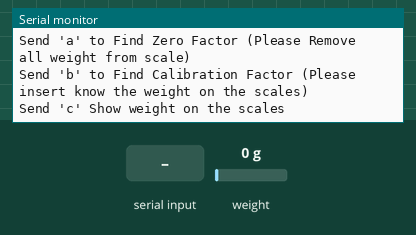
This sketch was run on a simulated Arduino Uno, built with avr-gcc and run on an emulated ATmega328P. Parts: the last lines printed to the serial monitor. Inputs (shaded band) come from the test bench; at power-on: weight on the scale 0 g.

Above: at 1.2 s.
1.3 s: "a" received over Serial
At 2.5 s:
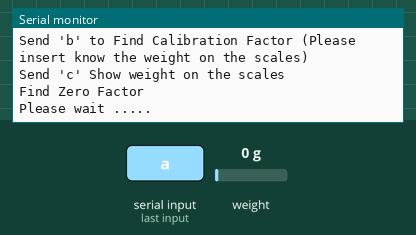
2.8 s: "b" received over Serial
At 4.41 s:
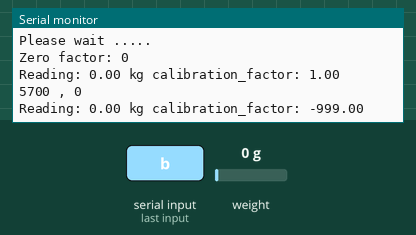
5.8 s: weight on the scale set to 100 g
At 6.03 s:
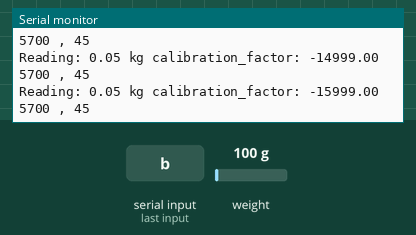
7.3 s: weight on the scale set to 2500 g
At 11.22 s:
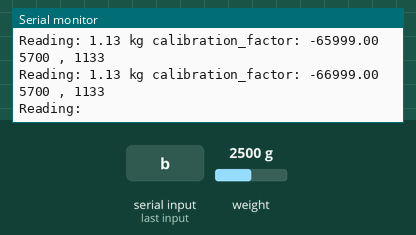
Timing chart, 0 to 11.3 s (numbered marks = the images above; inputs shaded):
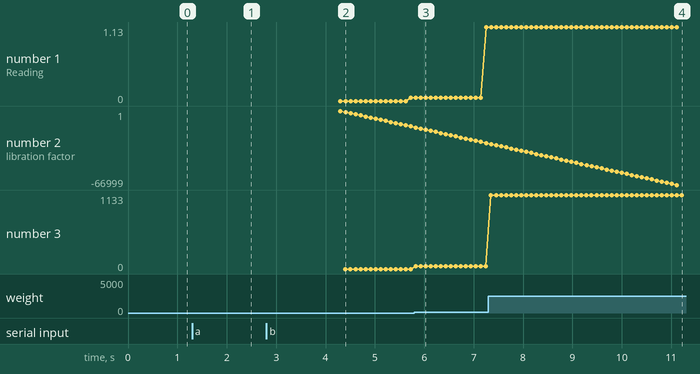

Measured:
- after the input at 1.3 s, the serial monitor: prints a new line at once (image 1)
- after the input at 2.8 s, the serial monitor: prints a new line after 1.5 s (image 2)
- after the input at 5.8 s, the serial monitor: prints a new line at once (image 3)
- after the input at 7.3 s, the serial monitor: prints a new line after 0.05 s (image 4)
- plotted number 1: 0.05 → 1.13 after the input at 5.8 s
- plotted number 2: -13999 → -28999 after the input at 5.8 s
- plotted number 3: 0 → 45 after the input at 5.8 s, 45 → 1133 after the input at 7.3 s

The sketch:

Arduino_Auto_Cal.ino
```cpp
#include "HX711.h"
#include <Wire.h>

#define DOUT  A3
#define CLK   A2

#define DEC_POINT  2
#define STABLE  1

float offset=0;
float calibration_factor = 1;
float real_weight = 5.700;//kg

HX711 scale;

unsigned char state=0;
long  FindZeroFactor();
float get_units_kg();
void  ReadWeight();
void  FindCalibrationFactor();

void setup()
{
  scale.begin(DOUT, CLK);
  Serial.begin(115200);
  Serial.println();
  Serial.println("Auto Calibrate Program");
  Serial.println("Send 'a' to Find Zero Factor (Please Remove all weight from scale)");
  Serial.println("Send 'b' to Find Calibration Factor (Please insert know the weight on the scales)");
  Serial.println("Send 'c' Show weight on the scales");
}
void loop()
{
  if(Serial.available())
  {
    char temp = Serial.read();
    if(temp=='a')
      state=1;
    if(temp=='b')
      state=2;
    if(temp=='c')
      state=3;
  }

  switch(state)
  {
    case 0:
    break;
    case 1:
      FindZeroFactor();
   //   ReadWeight();
      state=0;
    break;
    case 2:
     FindCalibrationFactor();
     state=0;
    break;
    case 3:
      ReadWeight();
      delay(200);
    break;
    case 4:

    break;

  }
}

long FindZeroFactor()
{
     Serial.println("Find Zero Factor");
     Serial.println("Please wait .....");
     scale.set_scale();
     scale.tare();
     long zero_factor = scale.read_average(20);
     Serial.print("Zero factor: ");
     Serial.println(zero_factor);
     return(zero_factor);
}

void FindCalibrationFactor()
{
  unsigned char flag_stable=0;
  unsigned int decpoint=1;
  for(unsigned char i=0;i<DEC_POINT+1;i++ )
    decpoint = decpoint*10;
  while(1)
  {
      scale.set_scale(calibration_factor); //Adjust to this calibration factor
      Serial.print("Reading: ");
      float read_weight = get_units_kg();
      String data = String(read_weight, DEC_POINT);
      Serial.print(data);
      Serial.print(" kg");
      Serial.print(" calibration_factor: ");
      Serial.print(calibration_factor);
      Serial.println();
      long r_weight      = (real_weight*decpoint);
      long int_read_weight = read_weight*decpoint;
      Serial.print(r_weight);
      Serial.print(" , ");
      Serial.println(int_read_weight);
      long x;
      if(r_weight == int_read_weight)
      {
        flag_stable++;
        if(flag_stable>=STABLE)
        {
          Serial.print("Calibration Factor is = ");
          Serial.println(calibration_factor);
          break;
         }
        }
       if(r_weight > int_read_weight)
          {
            x = r_weight - int_read_weight;
            if(x > 100)
              calibration_factor -= 1000;
            else if(x > 100)
              calibration_factor -= 10;
            else
              calibration_factor -= 1;
            flag_stable=0;
          }
          if(r_weight < int_read_weight)
          {
            x =  int_read_weight-r_weight;
            if(x > 100)
              calibration_factor += 1000;
            else if(x > 10)
              calibration_factor += 10;
            else
              calibration_factor += 1;
            flag_stable=0;
           }
  }
}

float get_units_kg()
{
  return(scale.get_units()*0.453592);
}
void ReadWeight()
{
  scale.set_scale(calibration_factor); //Adjust to this calibration factor
  Serial.print("Reading: ");
  String data = String(get_units_kg()+offset, DEC_POINT);
  Serial.print(data);
  Serial.println(" kg");
}
```
